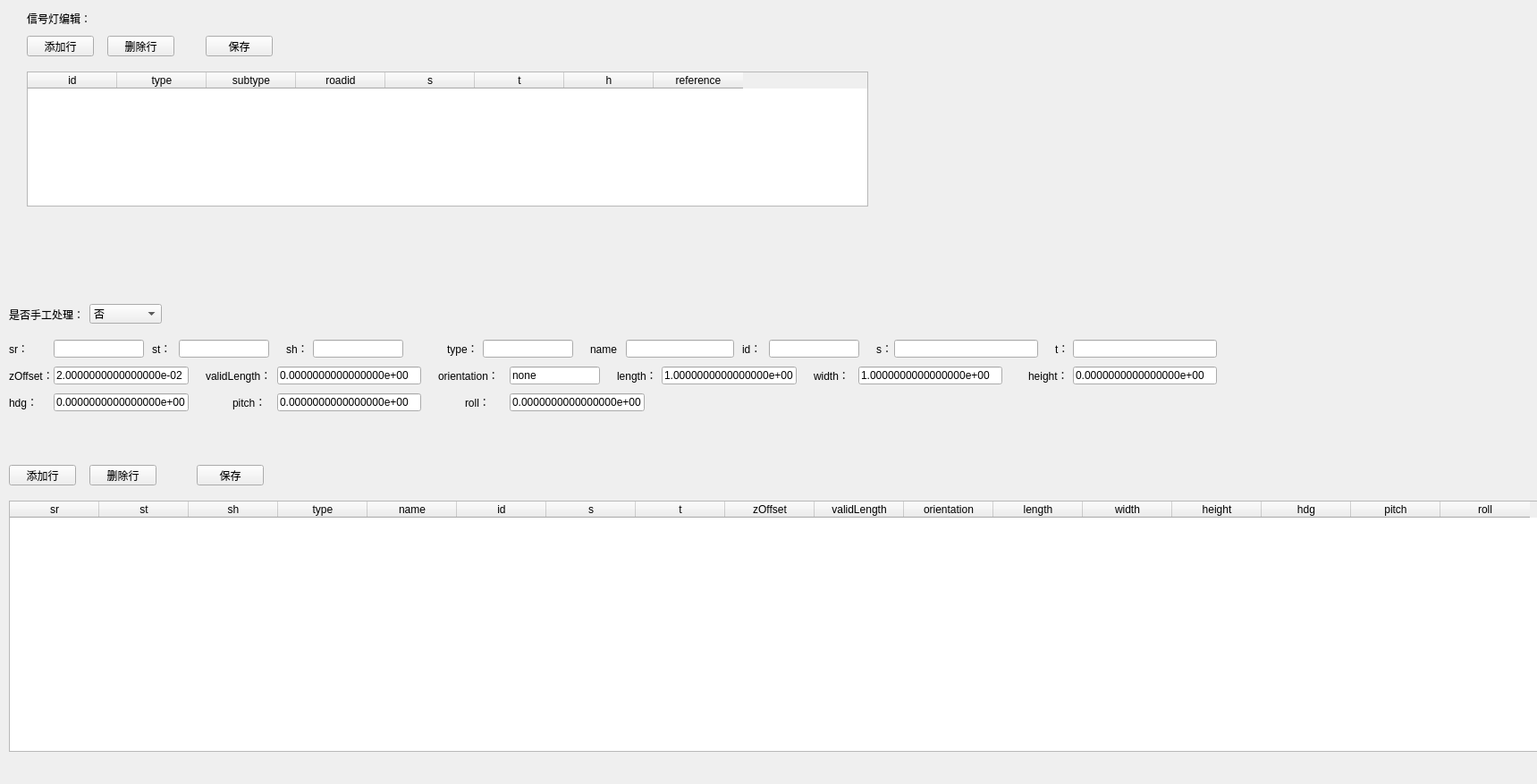
<?xml version="1.0" encoding="UTF-8"?>
<ui version="4.0">
 <class>SignalWin</class>
 <widget class="QWidget" name="SignalWin">
  <property name="enabled">
   <bool>true</bool>
  </property>
  <property name="geometry">
   <rect>
    <x>0</x>
    <y>0</y>
    <width>1719</width>
    <height>877</height>
   </rect>
  </property>
  <property name="windowTitle">
   <string>信号灯编辑</string>
  </property>
  <widget class="QTableWidget" name="signalTable">
   <property name="geometry">
    <rect>
     <x>30</x>
     <y>80</y>
     <width>941</width>
     <height>151</height>
    </rect>
   </property>
   <property name="minimumSize">
    <size>
     <width>941</width>
     <height>0</height>
    </size>
   </property>
   <column>
    <property name="text">
     <string>id</string>
    </property>
   </column>
   <column>
    <property name="text">
     <string>type</string>
    </property>
   </column>
   <column>
    <property name="text">
     <string>subtype</string>
    </property>
   </column>
   <column>
    <property name="text">
     <string>roadid</string>
    </property>
   </column>
   <column>
    <property name="text">
     <string>s</string>
    </property>
   </column>
   <column>
    <property name="text">
     <string>t</string>
    </property>
   </column>
   <column>
    <property name="text">
     <string>h</string>
    </property>
   </column>
   <column>
    <property name="text">
     <string>reference</string>
    </property>
   </column>
  </widget>
  <widget class="QLabel" name="label">
   <property name="geometry">
    <rect>
     <x>30</x>
     <y>10</y>
     <width>71</width>
     <height>21</height>
    </rect>
   </property>
   <property name="text">
    <string>信号灯编辑：</string>
   </property>
  </widget>
  <widget class="QPushButton" name="signalAddBT">
   <property name="geometry">
    <rect>
     <x>30</x>
     <y>40</y>
     <width>75</width>
     <height>23</height>
    </rect>
   </property>
   <property name="text">
    <string>添加行</string>
   </property>
  </widget>
  <widget class="QPushButton" name="signalDeleteBT">
   <property name="geometry">
    <rect>
     <x>120</x>
     <y>40</y>
     <width>75</width>
     <height>23</height>
    </rect>
   </property>
   <property name="text">
    <string>删除行</string>
   </property>
  </widget>
  <widget class="QPushButton" name="saveSignalBT">
   <property name="geometry">
    <rect>
     <x>230</x>
     <y>40</y>
     <width>75</width>
     <height>23</height>
    </rect>
   </property>
   <property name="text">
    <string>保存</string>
   </property>
  </widget>
  <widget class="QTableWidget" name="objectTable">
   <property name="geometry">
    <rect>
     <x>10</x>
     <y>560</y>
     <width>1721</width>
     <height>281</height>
    </rect>
   </property>
   <column>
    <property name="text">
     <string>sr</string>
    </property>
   </column>
   <column>
    <property name="text">
     <string>st</string>
    </property>
   </column>
   <column>
    <property name="text">
     <string>sh</string>
    </property>
   </column>
   <column>
    <property name="text">
     <string>type</string>
    </property>
   </column>
   <column>
    <property name="text">
     <string>name</string>
    </property>
   </column>
   <column>
    <property name="text">
     <string>id</string>
    </property>
   </column>
   <column>
    <property name="text">
     <string>s</string>
    </property>
   </column>
   <column>
    <property name="text">
     <string>t</string>
    </property>
   </column>
   <column>
    <property name="text">
     <string>zOffset</string>
    </property>
   </column>
   <column>
    <property name="text">
     <string>validLength</string>
    </property>
   </column>
   <column>
    <property name="text">
     <string>orientation</string>
    </property>
   </column>
   <column>
    <property name="text">
     <string>length</string>
    </property>
   </column>
   <column>
    <property name="text">
     <string>width</string>
    </property>
   </column>
   <column>
    <property name="text">
     <string>height</string>
    </property>
   </column>
   <column>
    <property name="text">
     <string>hdg</string>
    </property>
   </column>
   <column>
    <property name="text">
     <string>pitch</string>
    </property>
   </column>
   <column>
    <property name="text">
     <string>roll</string>
    </property>
   </column>
  </widget>
  <widget class="QComboBox" name="manualCBB">
   <property name="geometry">
    <rect>
     <x>100</x>
     <y>340</y>
     <width>81</width>
     <height>22</height>
    </rect>
   </property>
   <item>
    <property name="text">
     <string>否</string>
    </property>
   </item>
   <item>
    <property name="text">
     <string>是</string>
    </property>
   </item>
  </widget>
  <widget class="QLabel" name="label_2">
   <property name="geometry">
    <rect>
     <x>10</x>
     <y>342</y>
     <width>81</width>
     <height>20</height>
    </rect>
   </property>
   <property name="text">
    <string>是否手工处理：</string>
   </property>
  </widget>
  <widget class="QLabel" name="label_4">
   <property name="geometry">
    <rect>
     <x>10</x>
     <y>380</y>
     <width>21</width>
     <height>20</height>
    </rect>
   </property>
   <property name="text">
    <string>sr：</string>
   </property>
  </widget>
  <widget class="QLineEdit" name="srLE">
   <property name="geometry">
    <rect>
     <x>60</x>
     <y>380</y>
     <width>101</width>
     <height>20</height>
    </rect>
   </property>
  </widget>
  <widget class="QLineEdit" name="stLE">
   <property name="geometry">
    <rect>
     <x>200</x>
     <y>380</y>
     <width>101</width>
     <height>20</height>
    </rect>
   </property>
   <property name="text">
    <string/>
   </property>
  </widget>
  <widget class="QLabel" name="label_5">
   <property name="geometry">
    <rect>
     <x>170</x>
     <y>380</y>
     <width>21</width>
     <height>20</height>
    </rect>
   </property>
   <property name="text">
    <string>st：</string>
   </property>
  </widget>
  <widget class="QLabel" name="label_6">
   <property name="geometry">
    <rect>
     <x>500</x>
     <y>380</y>
     <width>31</width>
     <height>20</height>
    </rect>
   </property>
   <property name="text">
    <string>type：</string>
   </property>
  </widget>
  <widget class="QLineEdit" name="typeLE">
   <property name="geometry">
    <rect>
     <x>540</x>
     <y>380</y>
     <width>101</width>
     <height>20</height>
    </rect>
   </property>
   <property name="text">
    <string/>
   </property>
  </widget>
  <widget class="QLabel" name="label_7">
   <property name="geometry">
    <rect>
     <x>660</x>
     <y>380</y>
     <width>31</width>
     <height>20</height>
    </rect>
   </property>
   <property name="text">
    <string>name：</string>
   </property>
  </widget>
  <widget class="QLineEdit" name="nameLE">
   <property name="geometry">
    <rect>
     <x>700</x>
     <y>380</y>
     <width>121</width>
     <height>20</height>
    </rect>
   </property>
   <property name="text">
    <string/>
   </property>
  </widget>
  <widget class="QLabel" name="label_8">
   <property name="geometry">
    <rect>
     <x>830</x>
     <y>380</y>
     <width>21</width>
     <height>20</height>
    </rect>
   </property>
   <property name="text">
    <string>id：</string>
   </property>
  </widget>
  <widget class="QLineEdit" name="idLE">
   <property name="geometry">
    <rect>
     <x>860</x>
     <y>380</y>
     <width>101</width>
     <height>20</height>
    </rect>
   </property>
   <property name="text">
    <string/>
   </property>
  </widget>
  <widget class="QLineEdit" name="sLE">
   <property name="geometry">
    <rect>
     <x>1000</x>
     <y>380</y>
     <width>161</width>
     <height>20</height>
    </rect>
   </property>
   <property name="text">
    <string/>
   </property>
  </widget>
  <widget class="QLabel" name="label_9">
   <property name="geometry">
    <rect>
     <x>980</x>
     <y>380</y>
     <width>21</width>
     <height>20</height>
    </rect>
   </property>
   <property name="text">
    <string>s：</string>
   </property>
  </widget>
  <widget class="QLineEdit" name="tLE">
   <property name="geometry">
    <rect>
     <x>1200</x>
     <y>380</y>
     <width>161</width>
     <height>20</height>
    </rect>
   </property>
   <property name="text">
    <string/>
   </property>
  </widget>
  <widget class="QLabel" name="label_10">
   <property name="geometry">
    <rect>
     <x>1180</x>
     <y>380</y>
     <width>16</width>
     <height>20</height>
    </rect>
   </property>
   <property name="text">
    <string>t：</string>
   </property>
  </widget>
  <widget class="QLineEdit" name="zOffsetLE">
   <property name="geometry">
    <rect>
     <x>60</x>
     <y>410</y>
     <width>151</width>
     <height>20</height>
    </rect>
   </property>
   <property name="text">
    <string>2.0000000000000000e-02</string>
   </property>
  </widget>
  <widget class="QLabel" name="label_11">
   <property name="geometry">
    <rect>
     <x>10</x>
     <y>410</y>
     <width>51</width>
     <height>20</height>
    </rect>
   </property>
   <property name="text">
    <string>zOffset：</string>
   </property>
  </widget>
  <widget class="QLineEdit" name="validLengthLE">
   <property name="geometry">
    <rect>
     <x>310</x>
     <y>410</y>
     <width>161</width>
     <height>20</height>
    </rect>
   </property>
   <property name="text">
    <string>0.0000000000000000e+00</string>
   </property>
  </widget>
  <widget class="QLabel" name="label_12">
   <property name="geometry">
    <rect>
     <x>230</x>
     <y>410</y>
     <width>71</width>
     <height>20</height>
    </rect>
   </property>
   <property name="text">
    <string>validLength：</string>
   </property>
  </widget>
  <widget class="QLineEdit" name="orientationLE">
   <property name="geometry">
    <rect>
     <x>570</x>
     <y>410</y>
     <width>101</width>
     <height>20</height>
    </rect>
   </property>
   <property name="text">
    <string>none</string>
   </property>
  </widget>
  <widget class="QLabel" name="label_13">
   <property name="geometry">
    <rect>
     <x>490</x>
     <y>410</y>
     <width>71</width>
     <height>20</height>
    </rect>
   </property>
   <property name="text">
    <string>orientation：</string>
   </property>
  </widget>
  <widget class="QLabel" name="label_14">
   <property name="geometry">
    <rect>
     <x>690</x>
     <y>410</y>
     <width>41</width>
     <height>20</height>
    </rect>
   </property>
   <property name="text">
    <string>length：</string>
   </property>
  </widget>
  <widget class="QLineEdit" name="lengthLE">
   <property name="geometry">
    <rect>
     <x>740</x>
     <y>410</y>
     <width>151</width>
     <height>20</height>
    </rect>
   </property>
   <property name="text">
    <string>1.0000000000000000e+00</string>
   </property>
  </widget>
  <widget class="QLabel" name="label_15">
   <property name="geometry">
    <rect>
     <x>910</x>
     <y>410</y>
     <width>41</width>
     <height>20</height>
    </rect>
   </property>
   <property name="text">
    <string>width：</string>
   </property>
  </widget>
  <widget class="QLineEdit" name="widthLE">
   <property name="geometry">
    <rect>
     <x>960</x>
     <y>410</y>
     <width>161</width>
     <height>20</height>
    </rect>
   </property>
   <property name="text">
    <string>1.0000000000000000e+00</string>
   </property>
  </widget>
  <widget class="QLineEdit" name="heightLE">
   <property name="geometry">
    <rect>
     <x>1200</x>
     <y>410</y>
     <width>161</width>
     <height>20</height>
    </rect>
   </property>
   <property name="text">
    <string>0.0000000000000000e+00</string>
   </property>
  </widget>
  <widget class="QLabel" name="label_16">
   <property name="geometry">
    <rect>
     <x>1150</x>
     <y>410</y>
     <width>41</width>
     <height>20</height>
    </rect>
   </property>
   <property name="text">
    <string>height：</string>
   </property>
  </widget>
  <widget class="QLineEdit" name="hdgLE">
   <property name="geometry">
    <rect>
     <x>60</x>
     <y>440</y>
     <width>151</width>
     <height>20</height>
    </rect>
   </property>
   <property name="text">
    <string>0.0000000000000000e+00</string>
   </property>
  </widget>
  <widget class="QLabel" name="label_17">
   <property name="geometry">
    <rect>
     <x>10</x>
     <y>440</y>
     <width>41</width>
     <height>20</height>
    </rect>
   </property>
   <property name="text">
    <string>hdg：</string>
   </property>
  </widget>
  <widget class="QLabel" name="label_18">
   <property name="geometry">
    <rect>
     <x>260</x>
     <y>440</y>
     <width>41</width>
     <height>20</height>
    </rect>
   </property>
   <property name="text">
    <string>pitch：</string>
   </property>
  </widget>
  <widget class="QLineEdit" name="pitchLE">
   <property name="geometry">
    <rect>
     <x>310</x>
     <y>440</y>
     <width>161</width>
     <height>20</height>
    </rect>
   </property>
   <property name="text">
    <string>0.0000000000000000e+00</string>
   </property>
  </widget>
  <widget class="QLineEdit" name="rollLE">
   <property name="geometry">
    <rect>
     <x>570</x>
     <y>440</y>
     <width>151</width>
     <height>20</height>
    </rect>
   </property>
   <property name="text">
    <string>0.0000000000000000e+00</string>
   </property>
  </widget>
  <widget class="QLabel" name="label_19">
   <property name="geometry">
    <rect>
     <x>520</x>
     <y>440</y>
     <width>41</width>
     <height>20</height>
    </rect>
   </property>
   <property name="text">
    <string>roll：</string>
   </property>
  </widget>
  <widget class="QPushButton" name="objectAddBT">
   <property name="geometry">
    <rect>
     <x>10</x>
     <y>520</y>
     <width>75</width>
     <height>23</height>
    </rect>
   </property>
   <property name="cursor">
    <cursorShape>PointingHandCursor</cursorShape>
   </property>
   <property name="text">
    <string>添加行</string>
   </property>
  </widget>
  <widget class="QPushButton" name="objectDeleteBT">
   <property name="geometry">
    <rect>
     <x>100</x>
     <y>520</y>
     <width>75</width>
     <height>23</height>
    </rect>
   </property>
   <property name="cursor">
    <cursorShape>PointingHandCursor</cursorShape>
   </property>
   <property name="text">
    <string>删除行</string>
   </property>
  </widget>
  <widget class="QPushButton" name="saveObjectBT">
   <property name="geometry">
    <rect>
     <x>220</x>
     <y>520</y>
     <width>75</width>
     <height>23</height>
    </rect>
   </property>
   <property name="text">
    <string>保存</string>
   </property>
  </widget>
  <widget class="QLabel" name="label_20">
   <property name="geometry">
    <rect>
     <x>320</x>
     <y>380</y>
     <width>21</width>
     <height>20</height>
    </rect>
   </property>
   <property name="text">
    <string>sh：</string>
   </property>
  </widget>
  <widget class="QLineEdit" name="shLE">
   <property name="geometry">
    <rect>
     <x>350</x>
     <y>380</y>
     <width>101</width>
     <height>20</height>
    </rect>
   </property>
   <property name="text">
    <string/>
   </property>
  </widget>
 </widget>
 <resources/>
 <connections/>
</ui>
